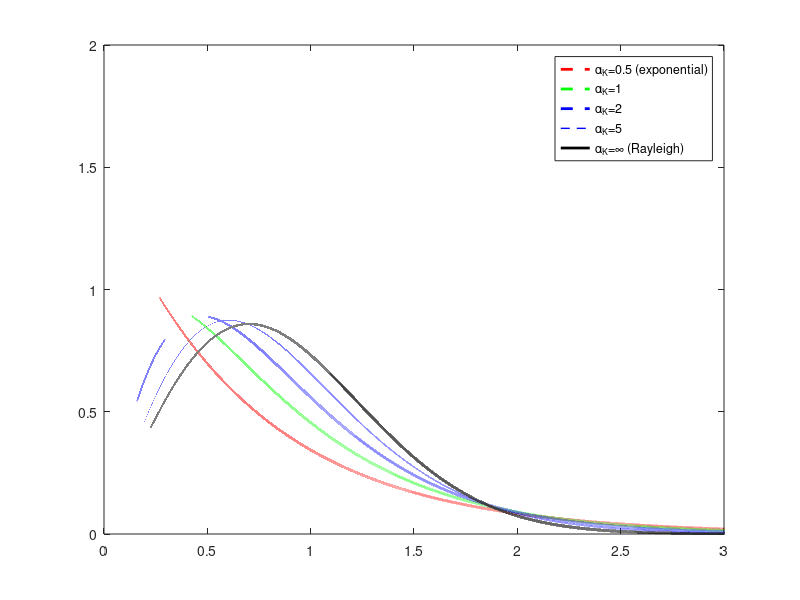
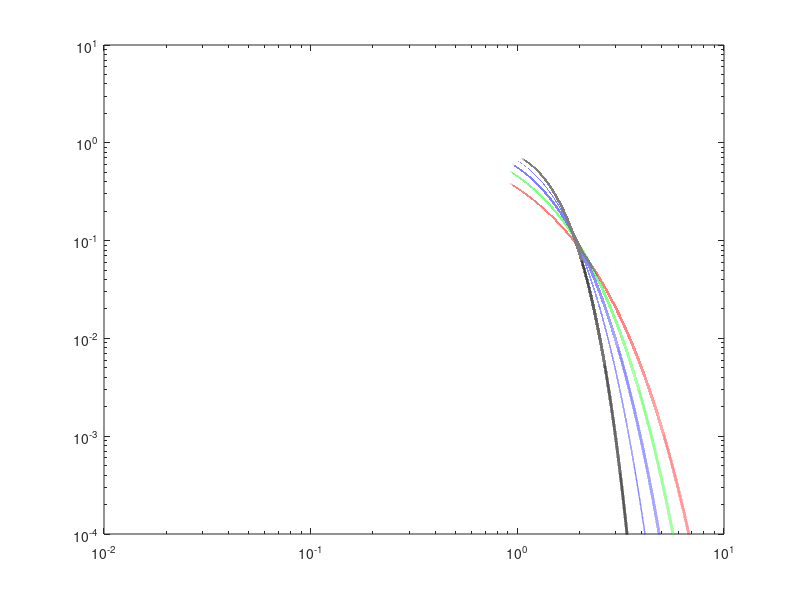

These charts were generated, in order, by the following MATLAB code:
% This code plots the PDF of K-distribution in normalized quantity.
% The equation used in the code below is mathematically equivalent
% to eq.(29) in the paper, although they are slightly different in
% form.
% Written by BAIK, Kyungmin. 11/14/2016

clear all
close all

X=logspace(-5,3,1e6);
%Alpha=input('Enter the value of alpha: '); % Shape parameter
Alpha=0.5;
PDF=4*sqrt(Alpha)/gamma(Alpha)*((sqrt(Alpha)*X).^Alpha).*besselk(Alpha-1,2*sqrt(Alpha)*X);
figure(1)
plot(X,PDF,'r--','LineWidth',2)
hold on
figure(2)
loglog(X,PDF,'r--','LineWidth',2)
hold on

Alpha=1;
PDF=4*sqrt(Alpha)/gamma(Alpha)*((sqrt(Alpha)*X).^Alpha).*besselk(Alpha-1,2*sqrt(Alpha)*X);
figure(1)
plot(X,PDF,'g--','LineWidth',2)
figure(2)
loglog(X,PDF,'g--','LineWidth',2)

Alpha=2;
PDF=4*sqrt(Alpha)/gamma(Alpha)*((sqrt(Alpha)*X).^Alpha).*besselk(Alpha-1,2*sqrt(Alpha)*X);
figure(1)
plot(X,PDF,'b--','LineWidth',2)
figure(2)
loglog(X,PDF,'b--','LineWidth',2)

Alpha=5;
PDF=4*sqrt(Alpha)/gamma(Alpha)*((sqrt(Alpha)*X).^Alpha).*besselk(Alpha-1,2*sqrt(Alpha)*X);
figure(1)
plot(X,PDF,'b--','LineWidth',1)
figure(2)
loglog(X,PDF,'b--','LineWidth',1)

Alpha=100; % sufficiently large value for the case of alpha_k=infinite
PDF=4*sqrt(Alpha)/gamma(Alpha)*((sqrt(Alpha)*X).^Alpha).*besselk(Alpha-1,2*sqrt(Alpha)*X);
figure(1)
plot(X,PDF,'k-','LineWidth',2)
axis([0 3 0 2])
legend('\alpha_K=0.5 (exponential)','\alpha_K=1','\alpha_K=2','\alpha_K=5','\alpha_K=\infty (Rayleigh)')
figure(2)
loglog(X,PDF,'k-','LineWidth',2)
axis([1e-2 1e1 1e-4 1e1])
